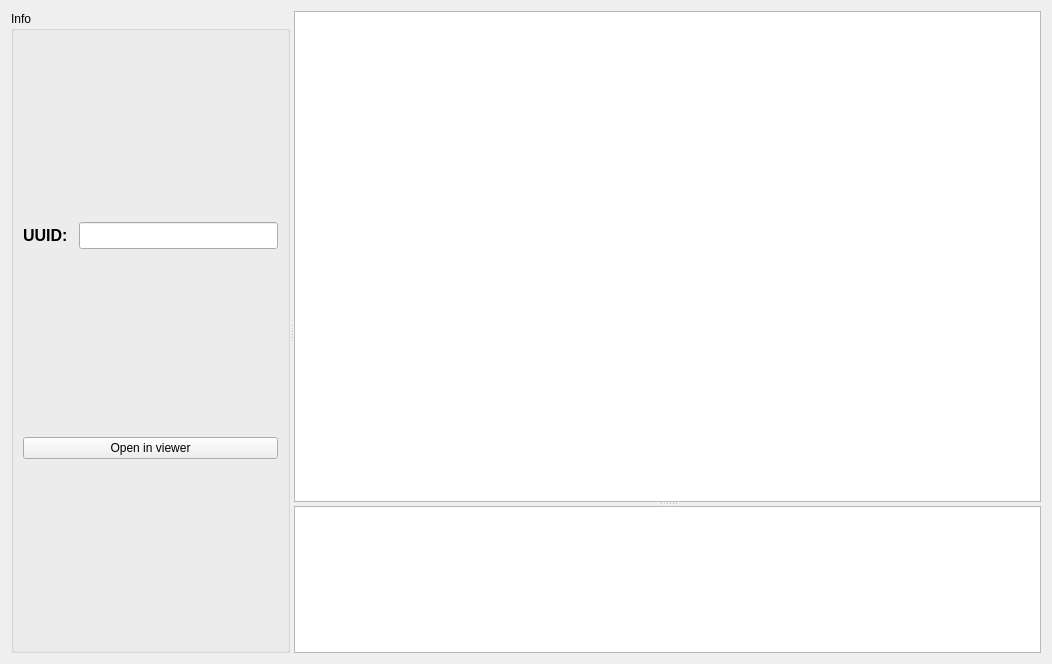
<?xml version="1.0" encoding="UTF-8"?>
<ui version="4.0">
 <class>DatapointTracer</class>
 <widget class="QWidget" name="DatapointTracer">
  <property name="geometry">
   <rect>
    <x>0</x>
    <y>0</y>
    <width>1052</width>
    <height>664</height>
   </rect>
  </property>
  <property name="windowTitle">
   <string>Form</string>
  </property>
  <layout class="QVBoxLayout" name="verticalLayout_2">
   <item>
    <widget class="QSplitter" name="splitter_2">
     <property name="orientation">
      <enum>Qt::Horizontal</enum>
     </property>
     <widget class="QGroupBox" name="groupBoxInfo">
      <property name="sizePolicy">
       <sizepolicy hsizetype="Preferred" vsizetype="Preferred">
        <horstretch>4</horstretch>
        <verstretch>0</verstretch>
       </sizepolicy>
      </property>
      <property name="title">
       <string>Info</string>
      </property>
      <layout class="QVBoxLayout" name="verticalLayout">
       <item>
        <layout class="QHBoxLayout" name="horizontalLayout">
         <item>
          <widget class="QLabel" name="label">
           <property name="minimumSize">
            <size>
             <width>50</width>
             <height>0</height>
            </size>
           </property>
           <property name="maximumSize">
            <size>
             <width>60</width>
             <height>16777215</height>
            </size>
           </property>
           <property name="font">
            <font>
             <pointsize>12</pointsize>
             <weight>75</weight>
             <bold>true</bold>
            </font>
           </property>
           <property name="text">
            <string>UUID:</string>
           </property>
          </widget>
         </item>
         <item>
          <widget class="QLineEdit" name="lineEditUUID">
           <property name="font">
            <font>
             <pointsize>12</pointsize>
             <weight>75</weight>
             <bold>true</bold>
            </font>
           </property>
           <property name="readOnly">
            <bool>true</bool>
           </property>
          </widget>
         </item>
        </layout>
       </item>
       <item>
        <widget class="QPushButton" name="pushButton">
         <property name="text">
          <string>Open in viewer</string>
         </property>
        </widget>
       </item>
      </layout>
     </widget>
     <widget class="QSplitter" name="splitter">
      <property name="sizePolicy">
       <sizepolicy hsizetype="Preferred" vsizetype="Expanding">
        <horstretch>10</horstretch>
        <verstretch>0</verstretch>
       </sizepolicy>
      </property>
      <property name="orientation">
       <enum>Qt::Vertical</enum>
      </property>
      <widget class="GraphicsLayoutWidget" name="graphicsViewImage">
       <property name="sizePolicy">
        <sizepolicy hsizetype="Expanding" vsizetype="Expanding">
         <horstretch>0</horstretch>
         <verstretch>10</verstretch>
        </sizepolicy>
       </property>
      </widget>
      <widget class="PlotWidget" name="graphicsViewPlot">
       <property name="sizePolicy">
        <sizepolicy hsizetype="Expanding" vsizetype="Expanding">
         <horstretch>0</horstretch>
         <verstretch>3</verstretch>
        </sizepolicy>
       </property>
      </widget>
     </widget>
    </widget>
   </item>
  </layout>
 </widget>
 <customwidgets>
  <customwidget>
   <class>GraphicsLayoutWidget</class>
   <extends>QGraphicsView</extends>
   <header>pyqtgraphCore</header>
  </customwidget>
  <customwidget>
   <class>PlotWidget</class>
   <extends>QGraphicsView</extends>
   <header>pyqtgraphCore</header>
  </customwidget>
 </customwidgets>
 <resources/>
 <connections/>
</ui>
